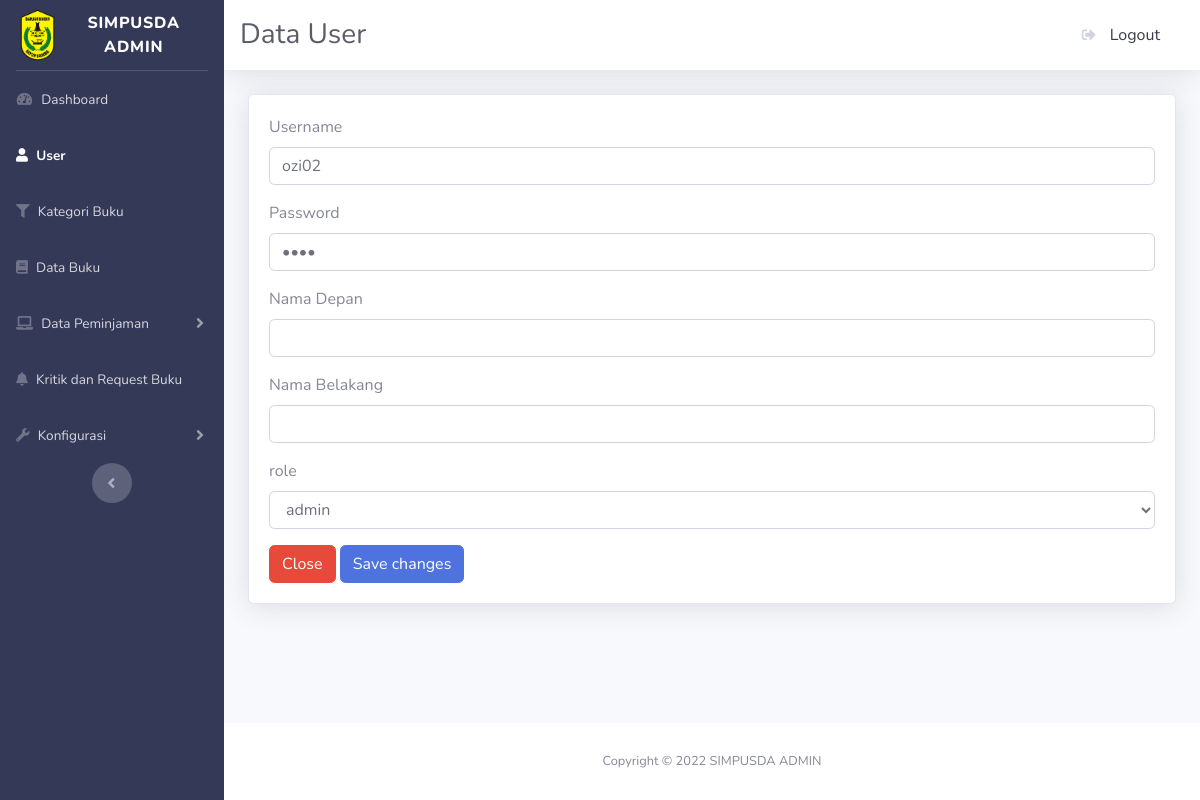
Page /admin/edituser.php?id=1 on the earlier database version.
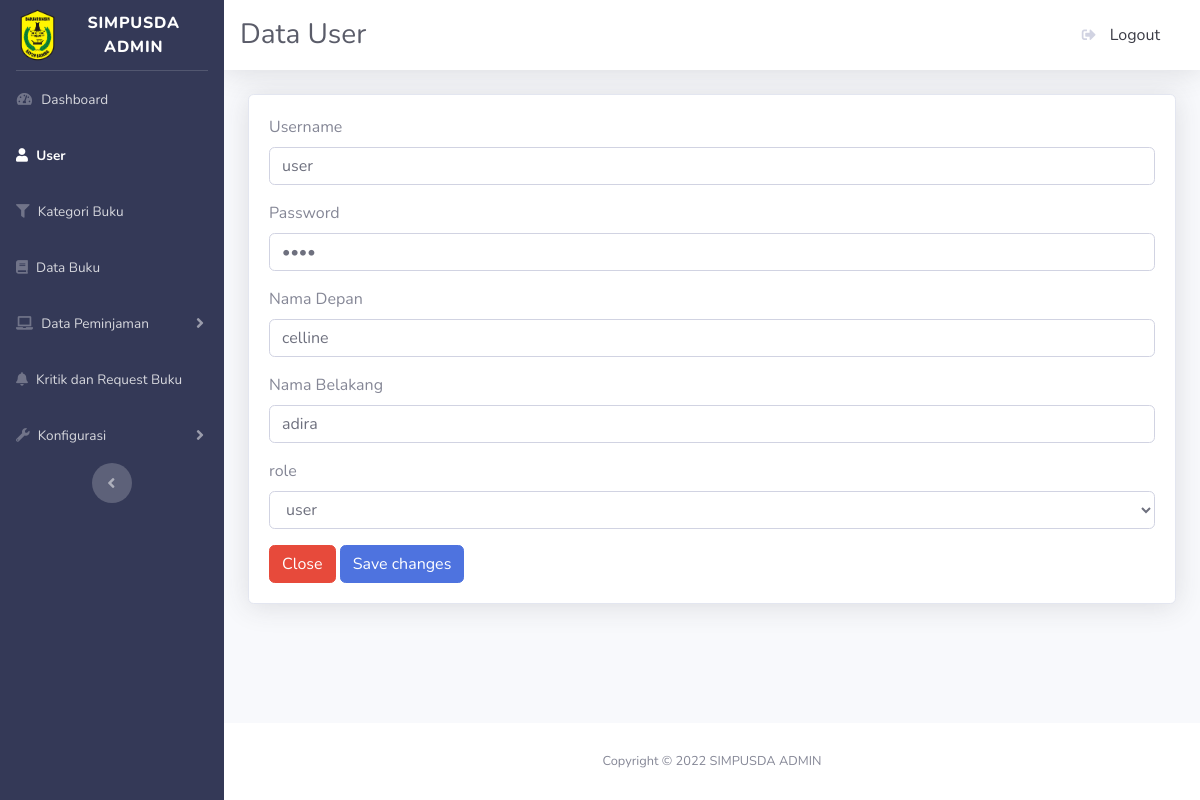
Same page on the later database version.
### tables this page shows
CREATE TABLE `m_user` (
  `id` int(10) UNSIGNED NOT NULL,
  `username` varchar(25) NOT NULL,
  `password` varchar(25) NOT NULL,
  `nama_depan` varchar(25) NOT NULL,
  `nama_belakang` varchar(25) NOT NULL,
  `m_role_id` int(10) UNSIGNED NOT NULL
);

### admin/edituser.php (the view, shortened to what the changed rows need)
<?php
include_once("config.php");
?>
<?php
$id = $_GET['id'];
$result = mysqli_query($mysqli, "SELECT * FROM m_user WHERE id=$id");
while($user_data = mysqli_fetch_array($result))
{
    $username = $user_data['username'];
    $password = $user_data['password'];
    $nama_depan = $user_data['nama_depan'];
    $nama_belakang = $user_data['nama_belakang'];
    $m_role_id = $user_data['m_role_id'];
}
?>
<!DOCTYPE html>
<html lang="en">
<head>
    <link href="vendor/fontawesome-free/css/all.min.css" rel="stylesheet" type="text/css">
    <link href="css/sb-admin-2.min.css" rel="stylesheet">
    <link href="vendor/datatables/dataTables.bootstrap4.min.css" rel="stylesheet">
</head>
<body id="page-top">
    <div id="wrapper">
        <div id="content-wrapper" class="d-flex flex-column">
            <div id="content">
                <div class="container-fluid">
                    <div class="card shadow mb-4">
                        <div class="card-body">
                        <form action="" method="POST" name="form1">
                                <div class='form-group'>
                                <label for='exampleFormControlInput1'>Username</label>
                                <input type='text' class='form-control' id='exampleFormControlInput1' name="username" value="<?php echo $username;?>">
                                </div>
                                <div class='form-group'>
                                    <label for='exampleFormControlInput1'>Password</label>
                                    <input type='password' class='form-control' id='exampleFormControlInput1' name="password" value="<?php echo $password;?>">
                                </div>
                                <div class='form-group'>
                                    <label for='exampleFormControlInput1'>Nama Depan</label>
                                    <input type='text' class='form-control' id='exampleFormControlInput1' name="nama_depan" value="<?php echo $nama_depan;?>">
                                </div>
                                <div class='form-group'>
                                    <label for='exampleFormControlInput1'>Nama Belakang</label>
                                    <input type='text' class='form-control' id='exampleFormControlInput1' name="nama_belakang" value="<?php echo $nama_belakang;?>">
                                </div>
                                <div class="form-group">
                                    <label for="exampleFormControlSelect1">role</label>
                                    <select class="form-control" id="exampleFormControlSelect1" name="m_role_id" value="<?php echo $m_role_id;?>">
                                    <?php
                                    $result = mysqli_query($mysqli, "SELECT * FROM m_role");
                                    while($user_data = mysqli_fetch_array($result)){
                                        if($user_data['id'] == $m_role_id )
                                        {
                                            echo "<option value='$user_data[id]' selected>$user_data[nama_role]</option>";
                                        }else
                                        {
                                            echo "<option value='$user_data[id]'>$user_data[nama_role]</option>";
                                        }
                                    }
                                    ?>
                                    </select>
                                </div>
                            </form>
                        </div>
                    </div>
                </div>
            </div>
        </div>
    </div>
</body>
</html>

Differences in the rows shown:
changed m_user: username "ozi02" → "user"; nama_depan (not shown) → "celline"; nama_belakang (not shown) → "adira"
Other differences:
form field m_role_id: "admin" → "user"
